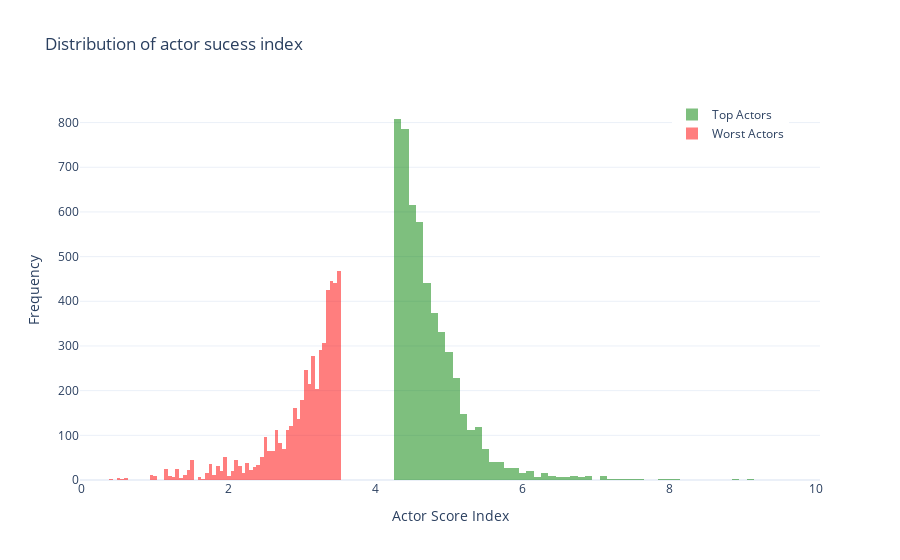

Write notebook code for a chart like this one.
### Code cell
# plot the distribution of the 25% worst and best actors
 
fig = go.Figure()

# Add histogram for top actors
fig.add_trace(go.Histogram(
    x=top_actors['Actor Score Index'],
    nbinsx=100,
    name='Top Actors',
    opacity=0.5,
    marker_color='green'
))

# Add histogram for worst actors
fig.add_trace(go.Histogram(
    x=worst_actors['Actor Score Index'],
    nbinsx=100,
    name='Worst Actors',
    opacity=0.5,
    marker_color='red'
))

fig.update_layout(
    title='Distribution of actor sucess index',
    xaxis_title='Actor Score Index',
    yaxis_title='Frequency',
    barmode='overlay',
    legend=dict(x=0.8, y=1),
    template='plotly_white'
)

# Show plot
fig.show()

### Figure 1 — Plotly figure (JSON) as saved in the notebook; plotly's stock layout.template omitted (floating-point values rounded to 4 significant figures; data arrays with more than 128 entries replaced by an {"elided": "..."} marker saying what was removed)
{"data": [{"marker": {"color": "green"}, "name": "Top Actors", "nbinsx": 100, "opacity": 0.5, "type": "histogram", "x": {"elided": "5173 float values"}}, {"marker": {"color": "red"}, "name": "Worst Actors", "nbinsx": 100, "opacity": 0.5, "type": "histogram", "x": {"elided": "5173 float values"}}], "layout": {"barmode": "overlay", "legend": {"x": 0.8, "y": 1}, "title": {"text": "Distribution of actor sucess index"}, "xaxis": {"title": {"text": "Actor Score Index"}}, "yaxis": {"title": {"text": "Frequency"}}}}
